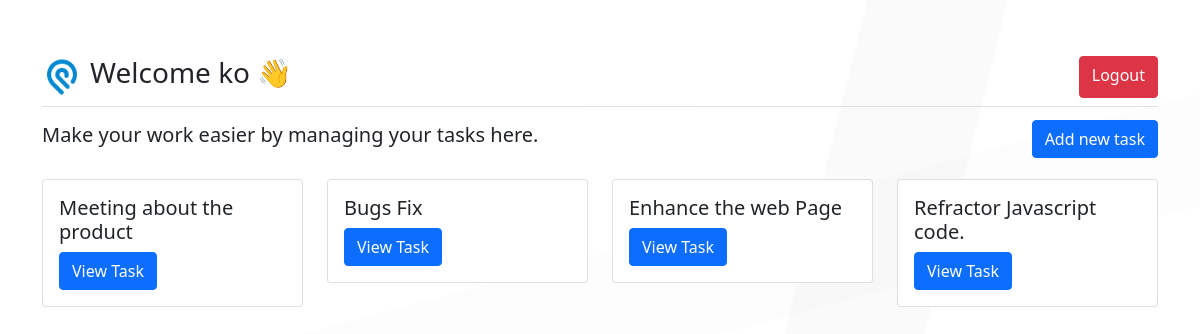
The page /main/ (signed in) on the database its author committed.
### app1/models.py (models this page shows)
class Task(models.Model):
    id_task=models.CharField(max_length=364)
    n_task=models.CharField(max_length=64)
    dc_task=models.CharField(max_length=364)
    dr_task=models.CharField(max_length=64)

### app1/views.py (the view)
# urls.py: path('main/',views.main_page,name='main'),
def main_page(request):
    return render(request,'app1/main.html',{
         'tasks':Task.objects.all()
    })

### app1/templates/app1/main.html (shortened to what this page needs)
{% extends 'app1/layout.html' %}
{% block content %}
{% load static %}
{% load widget_tweaks %}
<div class="container-sm py-5 ">
    <div class="d-flex flex-column align-items-start justify-content-start  regContainer "
    >
        <div class=" border-bottom py-2 d-flex justify-content-between "
        style="width: 100%;"
        >
            <div class="d-flex gap-2 align-items-center">
                <img src="{% static 'app1/logo.png' %}" class=" text-center" width="40" height="40" />
                <h3>
                    Welcome {{request.user.username}} 👋
                </h3>
            </div>
            <div class="d-flex">
                <a href="{% url 'logout' %}" class="btn btn-danger">Logout</a>
            </div>
        </div>
        <div class="w-full"
        style="width: 100%;"
        >
            <div class=" d-flex justify-content-between align-items-center">
                <h5 class=" py-3">
                    Make your work easier by managing your tasks here.
                </h5>
                <div>
                    <a href="{% url 'add'%}" class="btn btn-primary">Add new task</a>
                </div>
            </div>
            <div class="row">
                {% with value=0 %}
                {% for t in tasks %}
                <div class="col-sm-3 py-2">
                    <div class="card">
                        <div class="card-body">
                            <h5 class="card-title">{{ t.n_task }}</h5>
                            <a href="{% url 'task' t.id_task %}" class="btn btn-primary">View Task</a>
                        </div>
                    </div>
                </div>
                {% endfor %}
                {% endwith %}
            </div>
        </div>
    </div>
</div>
{% endblock %}

### app1/static/app1/style.css (style rules this page uses)
body { background-image: linear-gradient(224deg, transparent 0%, transparent 30%, rgba(249, 249, 249, 0.02) 30%, rgba(249, 249, 249, 0.02) 36%, transparent 36%, transparent 100%), linear-gradient(345deg, transparent 0%, transparent 53%, rgba(140, 140, 140, 0.02) 53%, rgba(140, 140, 140, 0.02) 63%, transparent 63%, transparent 100%), linear-gradient(284deg, transparent 0%, transparent 28%, rgba(1, 1, 1, 0.02) 28%, rgba(1, 1, 1, 0.02) 38%, transparent 38%, transparent 100%), linear-gradient(90deg, rgb(255, 255, 255), rgb(255, 255, 255)); height: 100vh; }
.regContainer { display: flex; justify-content: center; align-items: center; height: 100vh; }
.w-full { width: 100%; }

### rows shown on the page
Task: n_task "Meeting about the product"
Task: n_task "Bugs Fix"
Task: n_task "Enhance the web Page"
Task: n_task "Refractor Javascript code."

### other values the page prints
{{ request.user.username }} "ko"
